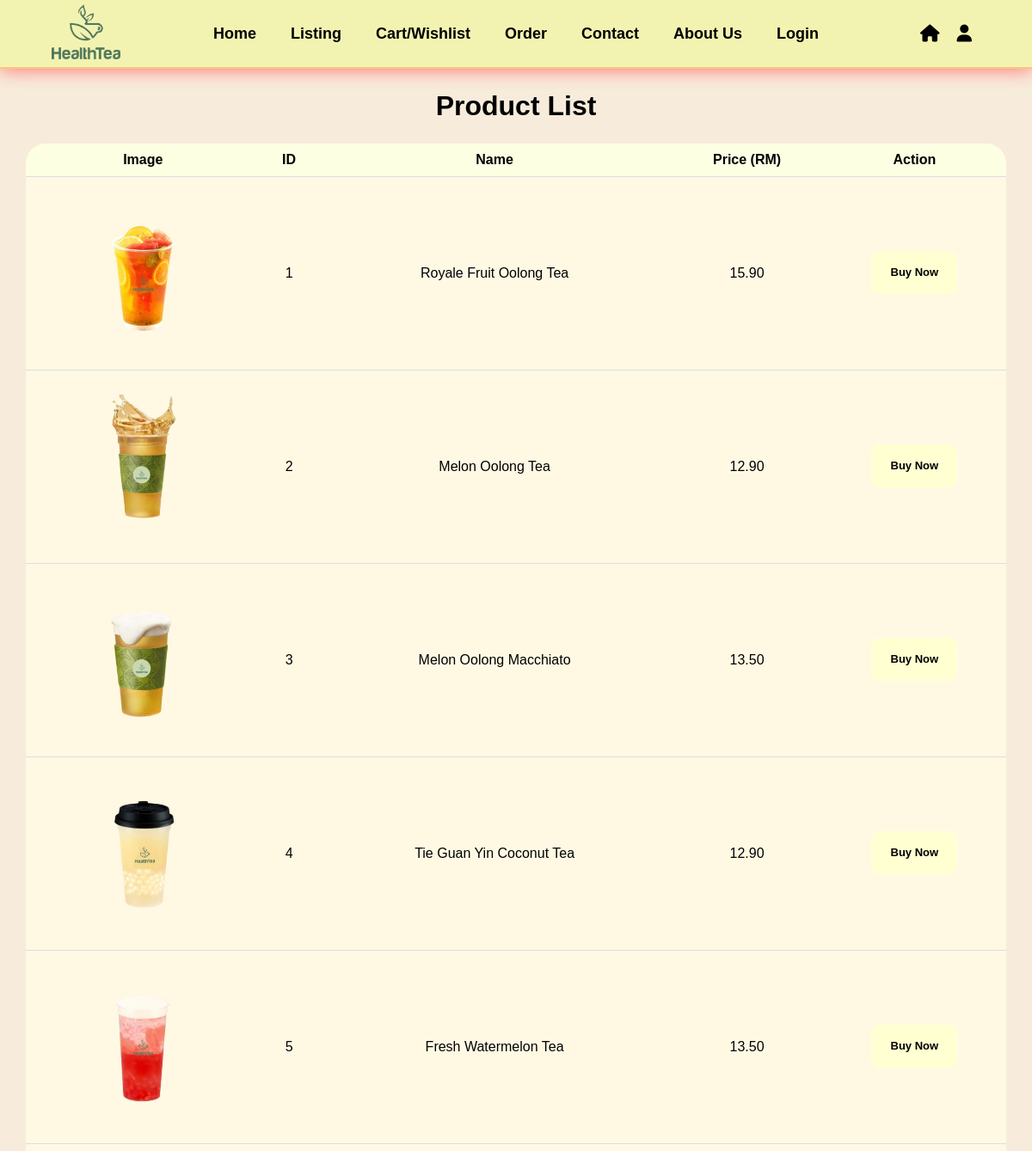
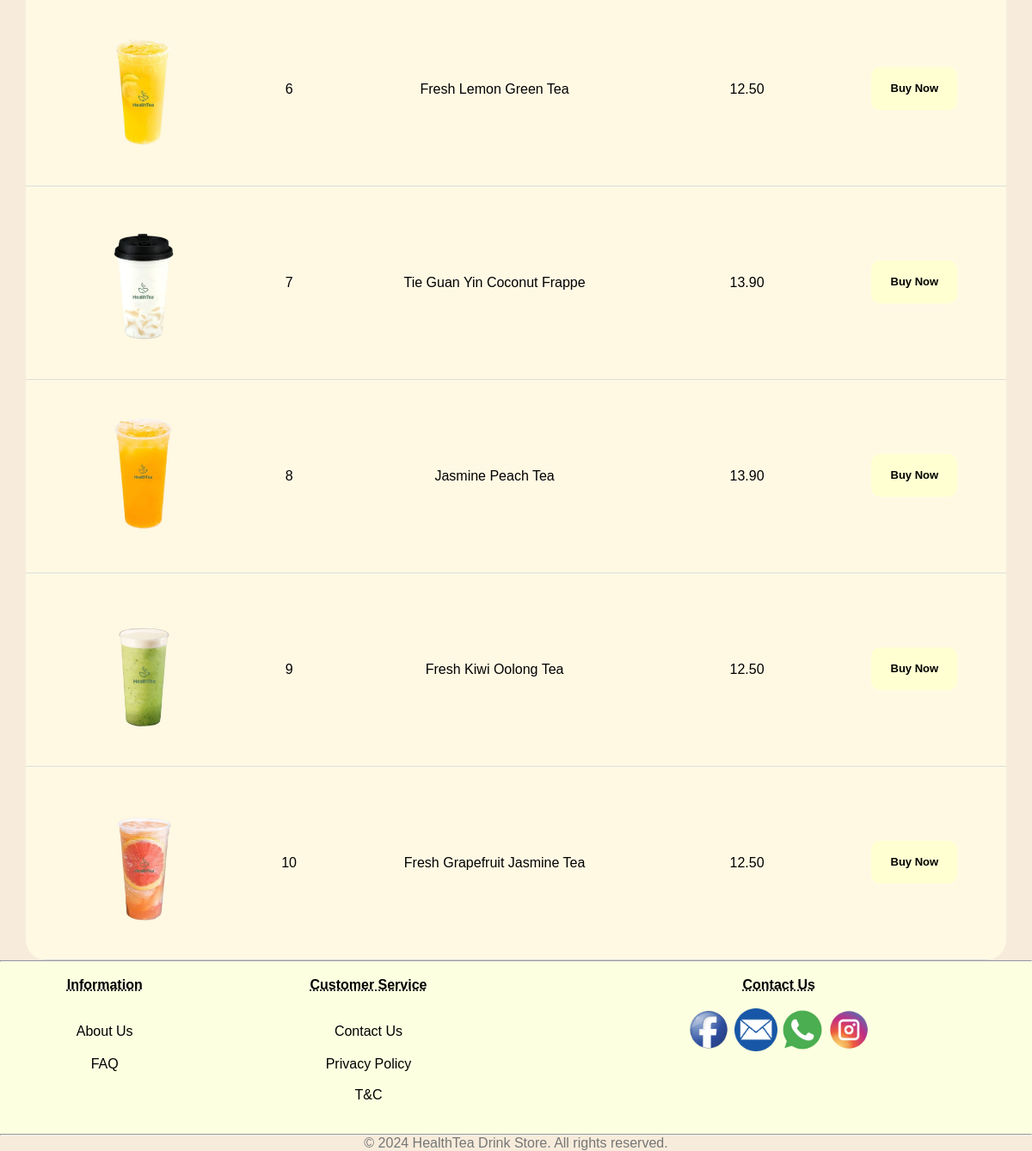
Screenshot of /listingproductpage.php with the database file from the repository (2 pictures, top to bottom).
### tables this page shows
CREATE TABLE IF NOT EXISTS productlist (
    prod_id INT NOT NULL AUTO_INCREMENT,
    prod_name VARCHAR(50) NOT NULL,
    prod_desc VARCHAR(255) NOT NULL,
    prod_price DECIMAL(10,2) NOT NULL,
    is_available BIT DEFAULT 1,
    PRIMARY KEY (prod_id)
);

### listingproductpage.php (the view, shortened to what this page needs)
<!DOCTYPE html>
<html lang="en">
<head>
		<link rel="stylesheet" href="./homestyle.css">
		<link rel="stylesheet" href="/healthtea/style/listingproduct.css">
        <link rel="stylesheet" href="https://cdnjs.cloudflare.com/ajax/libs/font-awesome/6.5.1/css/all.min.css" />
</head>
<body>
    <?php include('./include/header.php'); ?>
    <h1 style="padding:25px;">Product List</h1>
    <?php
        include("./db_connection.php");
        $sql = "SELECT * FROM productlist WHERE is_available=1";
        $result = mysqli_query($conn,$sql);
        if(mysqli_num_rows($result) > 0){
            echo "<table class=\"product-table\">";
            echo "<tr><th>Image</th><th> ID </th><th> Name </th><th> Price (RM) </th><th colspan=3> Action </th></tr>";
            while ($row = mysqli_fetch_assoc($result)){
                echo "<tr><td><img src='./images/{$row['prod_name']}.jpg'
                    onerror=\"this.src='./images/{$row['prod_name']}.jpeg'\" height=\"200px\"></td>";
                echo "<td> {$row["prod_id"]} </td>";
                echo "<td>{$row["prod_name"]}</td>";
                echo "<td> {$row["prod_price"]} </td>";
                echo "<td><a href='./itemdetailpage.php?id={$row['prod_id']}' class=\"buy_button\"'>Buy Now</a></td>";
                echo "</tr>";
            };
            echo "</table>";
        };
    ?>
    <?php include('./include/footer.php'); ?>
</body>
</html>

### include/header.php (shortened to what this page needs)
<header>
        <div class="header">
            <div class="logo">
                <img src="/healthtea/images/1.png" alt="">
            </div>
            <div class="nav">
                <ul>
                    <a href="/healthtea/">
                        <li>Home</li>
                    </a>
                    <a href="/healthtea/listingproductpage.php">
                        <li>Listing</li>
                    </a>
                    <a href="/healthtea/wishlist.php">
                        <li>Cart/Wishlist</li>
                    </a>
                    <a href="/healthtea/order.php">
                        <li>Order</li>
                    </a>
                    <a href="/healthtea/contact">
                        <li>Contact</li>
                    </a>
                    <a href="/healthtea/aboutus.php">
                        <li>About Us</li>
                    </a>
                    <a href="/healthtea/login">
                        <li>Login</li>
                    </a>
                </ul>
            </div>
            <div class="account">
                <ul>
                    <a href="/healthtea">
                        <li>
                            <i class="fa-solid fa-house"></i>
                        </li>
                    </a>
                    <a href="/healthtea/login">
                        <li>
                            <i class="fa-solid fa-user" id="user-lap"></i>
                        </li>
                    </a>
                </ul>
            </div>
        </div>
</header>

### include/footer.php (shortened to what this page needs)
<!DOCTYPE html>
<html>
<head>
	<link rel="stylesheet" href="/healthtea/style/foot.css">
</head>
	<body class="footer">
		<footer>
            <hr>
			<table class="foot">
				<thead>
					<tr style="height:50px ">
						<th style="text-decoration: underline dotted">Information</th>
						<th style="text-decoration: underline dotted">Customer Service</th>
						<th style="text-decoration: underline dotted">Contact Us</th>
					</tr>
				</thead>
				<tbody>
					<tr style="height:50px ">
						<td><a class="colorlink" href="/healthtea/aboutus.php">About Us</a></td>
						<td><a class="colorlink" href="/healthtea/contact/">Contact Us</a></td>
						<td><a class="colorlink" href="https://www.facebook.com" target="_blank"><img src="/healthtea/images/fbicon.png" width="50px" height="50px"></a>
							<a class="colorlink" href= "mailto:healthtea@gmail.com" target="_blank"><img id="gmail" src="/healthtea/images/emailicon.png" width="50px" height="50px"></a>
							<a class="colorlink" href=" https://wa.me/0143219715" target="_blank"><img id="Whatsapp" src="/healthtea/images/whaticon.png" width="50px" height="50px"></a>
                            <a class="colorlink" href=" https://www.instagram.com" target="_blank"><img id="Instagram" src="/healthtea/images/instaicon.png" width="50px" height="50px"></a>
					</tr>
					<tr>
						<td><a class="colorlink" href="/healthtea/faq.php">FAQ</a></td>
						<td><a class="colorlink" href="/healthtea/privacypolicy.php">Privacy Policy</a></td>
					</tr>
					<tr style="height:50px ">
						<td> </td>
						<td><a class="colorlink" href="/healthtea/TnC.php">T&C</a></td>
						<td> </td>
					</tr>
				</tbody>
			</table>
			<br><hr>
		<p class="footer">&copy; 2024 HealthTea Drink Store. All rights reserved.</p>
		</footer>
	</body>
</html>

### homestyle.css (style rules this page uses)
* { margin: 0; padding: 0; box-sizing: border-box; list-style: none; text-decoration: none; color: black; font-family: Verdana, Geneva, Tahoma, sans-serif; }
.logo img { width: 80px; }
.header { display: flex; justify-content: space-between; align-items: center; height: 80px; padding: 0 5vw; background-color: rgb(243, 243, 177); border-bottom: 2px solid rgb(252, 196, 124); box-shadow: 0 2px 20px rgb(253, 124, 124); }
.header ul { display: flex; align-items: center; }
.nav ul li { padding: 0 20px; font-size: 18px; font-weight: bold; }
.account ul { flex: 0.1 }
.account ul { display: flex; justify-content: end; }
.account ul li { padding: 0 10px; font-size: 20px; }

### style/listingproduct.css (style rules this page uses)
.product-table { width: 95%; border-collapse: collapse; margin: 0 auto; border-radius: 24px; overflow: hidden; }
.product-table th, .product-table td { padding: 10px; text-align: center; border-bottom: 1px solid #ddd; }
.product-table th { background-color: #fdffe3; }
.product-table tr { background-color: #fff9e4; }
.product-table a { color: inherit; text-decoration: none; }
.buy_button { font-size:13px; display: inline-block; width: 100px; cursor: pointer; margin-top: 15px; font-weight: bold; line-height: 50px; border-radius: 10px; transition: all 0.2s; background-color: rgb(255, 255, 210); border-color: rgb(255, 255, 200); margin-bottom: 18px; }

### style/foot.css (style rules this page uses)
.footer footer { background-color:rgb(252, 255, 224); width: 100%; }
.foot { width: 100%; background-color: rgb(252, 255, 224); text-align: center; }
.colorlink { text-decoration: none; }
.footer p { font-weight: lighter; color: #767676; text-align: center; font-size: 16px; }
.footer { bottom: 0; width: 100%; background-color: #f7ecdb; text-align: center; }

### rows the page displays
productlist: prod_name (picture), prod_id "1", prod_name "Royale Fruit Oolong Tea", prod_price "15.90"
productlist: prod_name (picture), prod_id "2", prod_name "Melon Oolong Tea", prod_price "12.90"
productlist: prod_name (picture), prod_id "3", prod_name "Melon Oolong Macchiato", prod_price "13.50"
productlist: prod_name (picture), prod_id "4", prod_name "Tie Guan Yin Coconut Tea", prod_price "12.90"
productlist: prod_name (picture), prod_id "5", prod_name "Fresh Watermelon Tea", prod_price "13.50"
productlist: prod_name (picture), prod_id "6", prod_name "Fresh Lemon Green Tea", prod_price "12.50"
productlist: prod_name (picture), prod_id "7", prod_name "Tie Guan Yin Coconut Frappe", prod_price "13.90"
productlist: prod_name (picture), prod_id "8", prod_name "Jasmine Peach Tea", prod_price "13.90"
productlist: prod_name (picture), prod_id "9", prod_name "Fresh Kiwi Oolong Tea", prod_price "12.50"
productlist: prod_name (picture), prod_id "10", prod_name "Fresh Grapefruit Jasmine Tea", prod_price "12.50"
